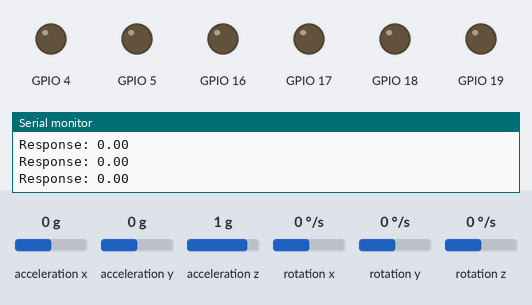
A program run on a simulated ESP32. On the bench: output pins drawn as LEDs (lit = HIGH), the last lines printed to the serial monitor. Inputs (shaded band) come from the test bench; at power-on: acceleration x 0 g, acceleration z 1 g, acceleration y 0 g, rotation x 0 °/s, rotation y 0 °/s, rotation z 0 °/s.

Above: at 1.2 s.
1.3 s: acceleration x set to -1.4 g
At 3.6 s:
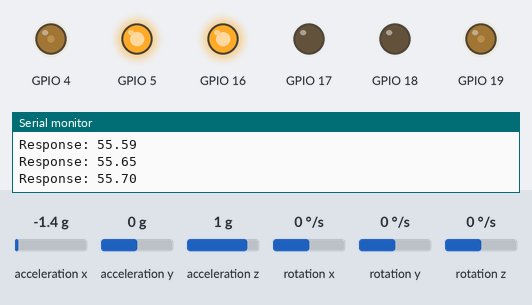
4.3 s: acceleration x set to 0 g
At 5.6 s:
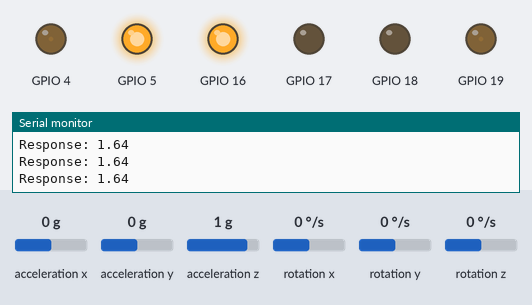
5.9 s: acceleration x set to 0.8 g
At 6.6 s:
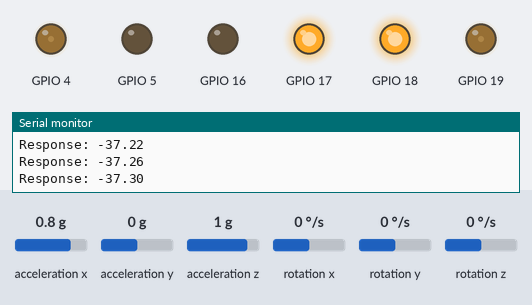
7.5 s: acceleration z set to 0 g
At 8.4 s:
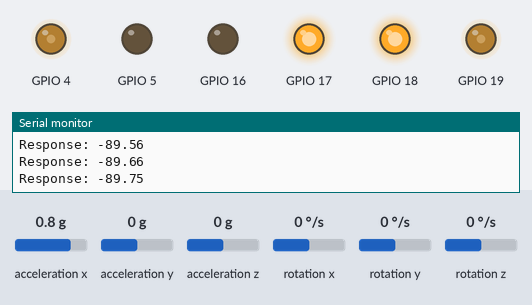
9.1 s: acceleration x set to -0.8 g
At 10.4 s:
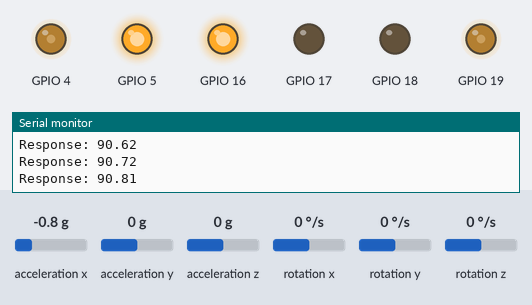
10.7 s: acceleration x set to 1.4 g
At 10.85 s:
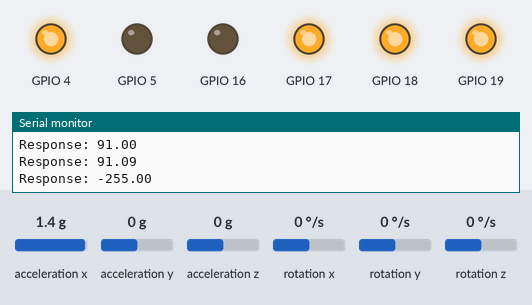
Timing chart, 0 to 13.4 s (numbered marks = the images above; inputs shaded):
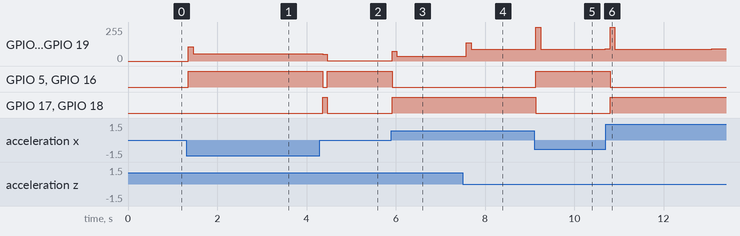

The program:

main.cpp
```cpp
#include <WiFi.h>
#include <Arduino.h>
#include <MPU6050.h>
#include "MotorDriver.h"
#include "PID.h"

MPU6050 mpu;
PID pitch_pid(0.0, 1.0, 0.01, 0.1); // SetPoint, Kp, Ki, Kd

MotorDriver rightMotor(16, 17, 4); // Motor pins for right motor
MotorDriver leftMotor(5, 18, 19); // Motor pins for left motor

void setup() {
    Serial.begin(115200);
    Wire.begin();

    mpu.initialize();
    rightMotor.Initialize();
    leftMotor.Initialize();

    if (mpu.testConnection()) {
        Serial.println("MPU6050 connection successful");
    } else {
        Serial.println("MPU6050 connection failed");
    }

    mpu.setFullScaleGyroRange(MPU6050_GYRO_FS_500);
    mpu.setFullScaleAccelRange(MPU6050_ACCEL_FS_8);

    // mpu.CalibrateAccel();
    // mpu.CalibrateGyro();
    // mpu.PrintActiveOffsets();

    mpu.setXAccelOffset(-1150);
    mpu.setYAccelOffset(493);
    mpu.setZAccelOffset(2776);

    mpu.setXGyroOffset(0.00);
    mpu.setYGyroOffset(0.00);
    mpu.setZGyroOffset(0.00);
}


void loop() {
    int16_t ax, ay, az;
    int16_t gx, gy, gz;

    mpu.getMotion6(&ax, &ay, &az, &gx, &gy, &gz);

    float roll = atan2(ay, az) * 180 / PI;
    float pitch = atan2(ax, sqrt(ay * ay + az * az)) * 180 / PI;

    float control_signal = pitch_pid.Compute(pitch);

    if (control_signal > 0) {
        rightMotor.Forward();
        leftMotor.Forward();
        control_signal = constrain(control_signal, 0, 255);
        rightMotor.SetSpeed(control_signal);
        leftMotor.SetSpeed(control_signal);
    } else if (control_signal < 0) {
        control_signal = constrain(control_signal, -255, 0);
        rightMotor.Backward();
        leftMotor.Backward();
        rightMotor.SetSpeed(-control_signal);
        leftMotor.SetSpeed(-control_signal);
    } else {
        rightMotor.Stop();
        leftMotor.Stop();
    }

    Serial.printf("Response: %.2f\n", control_signal);


    delay(100);
}
```

PID.cpp
```cpp
#include "PID.h"
#include <Arduino.h>

PID::PID(float setPoint, float kp, float ki, float kd)
    : setPoint(setPoint), kp(kp), ki(ki), kd(kd), previousTime(0.0),previousError(0.0) {}

float PID::Compute(float measuredValue)
{
    float error = setPoint - measuredValue;
    float dt = (millis() - previousTime) / 1000.0f; // Convert milliseconds to seconds
    previousTime = millis();

    float proportional = kp * error;
    integral = integral + (ki * error * dt);
    float derivative = kd * ((error - previousError) / dt);
    previousError = error;

    return proportional + integral + derivative;
}
```

PID.h
```cpp
#pragma once


class PID {
    float kp, ki, kd;
    float setPoint;
    float previousTime;
    float previousError;
    float integral;

    public:
        PID(float setPoint, float kp, float ki, float kd);
        float Compute(float measuredValue);
};
```

MotorDriver.cpp
```cpp
#include "MotorDriver.h"
#include <Arduino.h>

MotorDriver::MotorDriver(int motorPin1, int motorPin2, int pwmPin)
    : motorPin1(motorPin1), motorPin2(motorPin2), pwmPin(pwmPin) {
}

void MotorDriver::Initialize() {
    pinMode(motorPin1, OUTPUT);
    pinMode(motorPin2, OUTPUT);
    pinMode(pwmPin, OUTPUT);

    digitalWrite(motorPin1, LOW);
    digitalWrite(motorPin2, LOW);
    analogWrite(pwmPin, 0);
}

void MotorDriver::SetSpeed(int speed) {
    analogWrite(pwmPin, speed);
}

void MotorDriver::Stop() {
    digitalWrite(motorPin1, LOW);
    digitalWrite(motorPin2, LOW);
}

void MotorDriver::Forward() {
    digitalWrite(motorPin1, HIGH);
    digitalWrite(motorPin2, LOW);
}

void MotorDriver::Backward() {
    digitalWrite(motorPin1, LOW);
    digitalWrite(motorPin2, HIGH);
}
```

MotorDriver.h
```cpp
#pragma once


class MotorDriver {
    public:
        MotorDriver(int motorPin1, int motorPin2, int pwmPin);
        void Initialize();
        void SetSpeed(int speed);
        void Stop();
        void Forward();
        void Backward();
    private:
        int motorPin1;
        int motorPin2;
        int pwmPin;
};
```

Measured:
- after the input at 1.3 s, GPIO 4, GPIO 19: 0/255 → 106/255 after 0.05 s, → 54/255 0.10 s later, → 55/255 0.83 s later, → 56/255 1.9 s later; GPIO 5, GPIO 16: LOW → HIGH after 0.05 s
- after the input at 4.3 s, GPIO 4, GPIO 19: 56/255 → 50/255 after 0.06 s, → 1/255 0.10 s later; GPIO 5, GPIO 16: HIGH → LOW after 0.06 s, → HIGH 0.10 s later; GPIO 17, GPIO 18: LOW → HIGH after 0.06 s, → LOW 0.10 s later
- after the input at 5.9 s, GPIO 4, GPIO 19: 1/255 → 74/255 at once, → 37/255 0.10 s later; GPIO 5, GPIO 16: HIGH → LOW at once; GPIO 17, GPIO 18: LOW → HIGH at once
- after the input at 7.5 s, GPIO 4, GPIO 19: 37/255 → 138/255 after 0.08 s, → 89/255 0.10 s later, → 90/255 0.93 s later
- after the input at 9.1 s, GPIO 4, GPIO 19: 90/255 → 255/255 at once, → 89/255 0.10 s later, → 90/255 0.31 s later, → 91/255 1.1 s later; GPIO 5, GPIO 16: LOW → HIGH at once; GPIO 17, GPIO 18: HIGH → LOW at once
- after the input at 10.7 s, GPIO 5, GPIO 16: HIGH → LOW after 0.10 s; GPIO 17, GPIO 18: LOW → HIGH after 0.10 s
